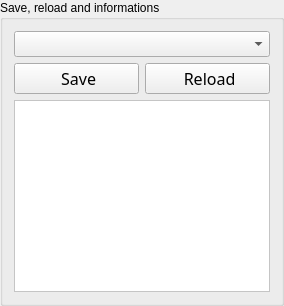
         <widget class="QGroupBox" name="groupBox_3">
          <property name="title">
           <string>Save, reload and informations</string>
          </property>
          <layout class="QVBoxLayout" name="verticalLayout_6">
           <item>
            <widget class="QComboBox" name="choiceBox">
             <property name="sizePolicy">
              <sizepolicy hsizetype="Minimum" vsizetype="Minimum">
               <horstretch>0</horstretch>
               <verstretch>0</verstretch>
              </sizepolicy>
             </property>
             <property name="minimumSize">
              <size>
               <width>84</width>
               <height>0</height>
              </size>
             </property>
             <property name="font">
              <font>
               <family>Noto Sans Cond</family>
               <pointsize>10</pointsize>
               <italic>false</italic>
               <bold>false</bold>
              </font>
             </property>
             <property name="focusPolicy">
              <enum>Qt::FocusPolicy::WheelFocus</enum>
             </property>
             <property name="toolTip">
              <string extracomment="hoho">&lt;html&gt;&lt;head/&gt;&lt;body&gt;&lt;p&gt;&lt;span style=&quot; font-size:11pt;&quot;&gt;Choose the data that should be save or reload.&lt;/span&gt;&lt;/p&gt;&lt;/body&gt;&lt;/html&gt;</string>
             </property>
             <property name="statusTip">
              <string extracomment="heyhey"/>
             </property>
             <property name="whatsThis">
              <string extracomment="heyhey"/>
             </property>
             <property name="accessibleName">
              <string extracomment="heyhey"/>
             </property>
             <property name="accessibleDescription">
              <string extracomment="heyhey"/>
             </property>
             <property name="styleSheet">
              <string notr="true"/>
             </property>
             <property name="sizeAdjustPolicy">
              <enum>QComboBox::SizeAdjustPolicy::AdjustToContents</enum>
             </property>
            </widget>
           </item>
           <item>
            <layout class="QHBoxLayout" name="horizontalLayout_4">
             <item alignment="">
              <widget class="QPushButton" name="Save_button">
               <property name="sizePolicy">
                <sizepolicy hsizetype="Minimum" vsizetype="Minimum">
                 <horstretch>0</horstretch>
                 <verstretch>0</verstretch>
                </sizepolicy>
               </property>
               <property name="minimumSize">
                <size>
                 <width>101</width>
                 <height>0</height>
                </size>
               </property>
               <property name="font">
                <font>
                 <family>Noto Sans Cond</family>
                 <pointsize>12</pointsize>
                 <italic>false</italic>
                 <bold>false</bold>
                </font>
               </property>
               <property name="toolTip">
                <string>&lt;html&gt;&lt;head/&gt;&lt;body&gt;&lt;p&gt;&lt;span style=&quot; font-size:11pt;&quot;&gt;Save the selected data.&lt;/span&gt;&lt;/p&gt;&lt;/body&gt;&lt;/html&gt;</string>
               </property>
               <property name="styleSheet">
                <string notr="true"/>
               </property>
               <property name="text">
                <string> Save</string>
               </property>
               <property name="icon">
                <iconset>
                 <normaloff>icons/save_icon.png</normaloff>icons/save_icon.png</iconset>
               </property>
              </widget>
             </item>
             <item alignment="">
              <widget class="QPushButton" name="Reload_button">
               <property name="sizePolicy">
                <sizepolicy hsizetype="Minimum" vsizetype="Minimum">
                 <horstretch>0</horstretch>
                 <verstretch>0</verstretch>
                </sizepolicy>
               </property>
               <property name="minimumSize">
                <size>
                 <width>101</width>
                 <height>0</height>
                </size>
               </property>
               <property name="font">
                <font>
                 <family>Noto Sans Cond</family>
                 <pointsize>12</pointsize>
                 <italic>false</italic>
                 <bold>false</bold>
                </font>
               </property>
               <property name="toolTip">
                <string>&lt;html&gt;&lt;head/&gt;&lt;body&gt;&lt;p&gt;&lt;span style=&quot; font-size:11pt;&quot;&gt;Reload the selected data. the latter data will be erased.&lt;/span&gt;&lt;/p&gt;&lt;/body&gt;&lt;/html&gt;</string>
               </property>
               <property name="styleSheet">
                <string notr="true"/>
               </property>
               <property name="text">
                <string> Reload</string>
               </property>
               <property name="icon">
                <iconset>
                 <normaloff>icons/reload_icon.png</normaloff>icons/reload_icon.png</iconset>
               </property>
              </widget>
             </item>
            </layout>
           </item>
           <item>
            <widget class="QTextEdit" name="Info_box">
             <property name="sizePolicy">
              <sizepolicy hsizetype="Minimum" vsizetype="MinimumExpanding">
               <horstretch>0</horstretch>
               <verstretch>0</verstretch>
              </sizepolicy>
             </property>
             <property name="minimumSize">
              <size>
               <width>90</width>
               <height>0</height>
              </size>
             </property>
             <property name="palette">
              <palette>
               <active>
                <colorrole role="WindowText">
                 <brush brushstyle="SolidPattern">
                  <color alpha="255">
                   <red>0</red>
                   <green>0</green>
                   <blue>0</blue>
                  </color>
                 </brush>
                </colorrole>
                <colorrole role="Button">
                 <brush brushstyle="SolidPattern">
                  <color alpha="255">
                   <red>255</red>
                   <green>255</green>
                   <blue>255</blue>
                  </color>
                 </brush>
                </colorrole>
                <colorrole role="Text">
                 <brush brushstyle="SolidPattern">
                  <color alpha="255">
                   <red>0</red>
                   <green>0</green>
                   <blue>0</blue>
                  </color>
                 </brush>
                </colorrole>
                <colorrole role="ButtonText">
                 <brush brushstyle="SolidPattern">
                  <color alpha="255">
                   <red>0</red>
                   <green>0</green>
                   <blue>0</blue>
                  </color>
                 </brush>
                </colorrole>
                <colorrole role="Base">
                 <brush brushstyle="SolidPattern">
                  <color alpha="255">
                   <red>255</red>
                   <green>255</green>
                   <blue>255</blue>
                  </color>
                 </brush>
                </colorrole>
                <colorrole role="Window">
                 <brush brushstyle="SolidPattern">
                  <color alpha="255">
                   <red>255</red>
                   <green>255</green>
                   <blue>255</blue>
                  </color>
                 </brush>
                </colorrole>
                <colorrole role="PlaceholderText">
                 <brush brushstyle="SolidPattern">
                  <color alpha="128">
                   <red>0</red>
                   <green>0</green>
                   <blue>0</blue>
                  </color>
                 </brush>
                </colorrole>
               </active>
               <inactive>
                <colorrole role="WindowText">
                 <brush brushstyle="SolidPattern">
                  <color alpha="255">
                   <red>0</red>
                   <green>0</green>
                   <blue>0</blue>
                  </color>
                 </brush>
                </colorrole>
                <colorrole role="Button">
                 <brush brushstyle="SolidPattern">
                  <color alpha="255">
                   <red>255</red>
                   <green>255</green>
                   <blue>255</blue>
                  </color>
                 </brush>
                </colorrole>
                <colorrole role="Text">
                 <brush brushstyle="SolidPattern">
                  <color alpha="255">
                   <red>0</red>
                   <green>0</green>
                   <blue>0</blue>
                  </color>
                 </brush>
                </colorrole>
                <colorrole role="ButtonText">
                 <brush brushstyle="SolidPattern">
                  <color alpha="255">
                   <red>0</red>
                   <green>0</green>
                   <blue>0</blue>
                  </color>
                 </brush>
                </colorrole>
                <colorrole role="Base">
                 <brush brushstyle="SolidPattern">
                  <color alpha="255">
                   <red>255</red>
                   <green>255</green>
                   <blue>255</blue>
                  </color>
                 </brush>
                </colorrole>
                <colorrole role="Window">
                 <brush brushstyle="SolidPattern">
                  <color alpha="255">
                   <red>255</red>
                   <green>255</green>
                   <blue>255</blue>
                  </color>
                 </brush>
                </colorrole>
                <colorrole role="PlaceholderText">
                 <brush brushstyle="SolidPattern">
                  <color alpha="128">
                   <red>0</red>
                   <green>0</green>
                   <blue>0</blue>
                  </color>
                 </brush>
                </colorrole>
               </inactive>
               <disabled>
                <colorrole role="WindowText">
                 <brush brushstyle="SolidPattern">
                  <color alpha="255">
                   <red>0</red>
                   <green>0</green>
                   <blue>0</blue>
                  </color>
                 </brush>
                </colorrole>
                <colorrole role="Button">
                 <brush brushstyle="SolidPattern">
                  <color alpha="255">
                   <red>255</red>
                   <green>255</green>
                   <blue>255</blue>
                  </color>
                 </brush>
                </colorrole>
                <colorrole role="Text">
                 <brush brushstyle="SolidPattern">
                  <color alpha="255">
                   <red>0</red>
                   <green>0</green>
                   <blue>0</blue>
                  </color>
                 </brush>
                </colorrole>
                <colorrole role="ButtonText">
                 <brush brushstyle="SolidPattern">
                  <color alpha="255">
                   <red>0</red>
                   <green>0</green>
                   <blue>0</blue>
                  </color>
                 </brush>
                </colorrole>
                <colorrole role="Base">
                 <brush brushstyle="SolidPattern">
                  <color alpha="255">
                   <red>255</red>
                   <green>255</green>
                   <blue>255</blue>
                  </color>
                 </brush>
                </colorrole>
                <colorrole role="Window">
                 <brush brushstyle="SolidPattern">
                  <color alpha="255">
                   <red>255</red>
                   <green>255</green>
                   <blue>255</blue>
                  </color>
                 </brush>
                </colorrole>
                <colorrole role="PlaceholderText">
                 <brush brushstyle="SolidPattern">
                  <color alpha="128">
                   <red>0</red>
                   <green>0</green>
                   <blue>0</blue>
                  </color>
                 </brush>
                </colorrole>
               </disabled>
              </palette>
             </property>
             <property name="font">
              <font>
               <family>Noto Sans Cond</family>
               <pointsize>10</pointsize>
               <italic>false</italic>
               <bold>false</bold>
              </font>
             </property>
             <property name="styleSheet">
              <string notr="true"/>
             </property>
             <property name="lineWidth">
              <number>2</number>
             </property>
             <property name="midLineWidth">
              <number>1</number>
             </property>
             <property name="readOnly">
              <bool>true</bool>
             </property>
            </widget>
           </item>
          </layout>
         </widget>
